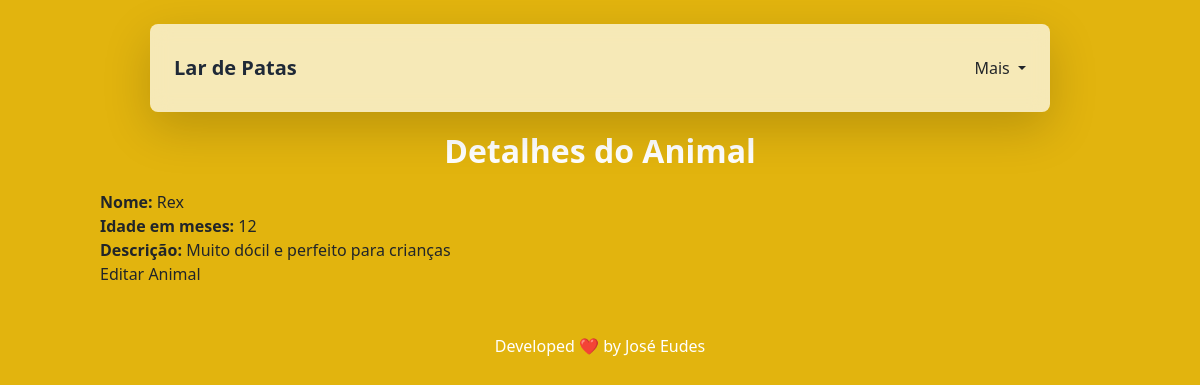
Page /animal/detalhes/1/ (signed in) on the committed database.
### animais/models.py (models this page shows)
class Animal(models.Model):
    nome = models.CharField(max_length=100)
    idade_em_meses = models.IntegerField(validators=[validar_idade_em_meses], default=0 ) # idade em meses do animal
    raca = models.CharField(max_length=100)
    descricao = models.TextField()
    sexo = models.CharField(
        max_length=1,
        choices=[("M", "Macho"), ("F", "Fêmea")],
        default="M",
    )  # Sexo do Animal
    tutor = models.ForeignKey(
        'TutorAtual', on_delete=models.SET_NULL, null=True, related_name='animais'
    )  # Tutor associado ao animal (FK)

### animais/views.py (the view)
# urls.py: path('animal/detalhes/<int:pk>/', detalhes_animal, name='detalhes_animal'),
@login_required
def detalhes_animal(request, pk):
    animal = get_object_or_404(Animal, pk=pk)
    return render(request, 'detalhes_Animal.html', {'Animal': animal})

### animais/templates/detalhes_animal.html (shortened to what this page needs)
{% extends 'base.html' %}
{% block content %}
{% load static %}
<link href="{% static 'css/styles.css' %}" rel="stylesheet">
   <h2>Detalhes do Animal</h2>
   <p><strong>Nome:</strong> {{ Animal.nome }}</p>
   <p><strong>Idade em meses:</strong> {{ Animal.idade_em_meses }}</p>
   <p><strong>Descrição:</strong> {{ Animal.descricao }}</p>
   <a href="{% url 'atualizar_animal' Animal.pk %}">Editar Animal</a>
{% endblock %}

### static/css/styles.css (style rules this page uses)
h2 { font-size: 2rem; font-weight: bold; color: #ffffff; text-align: center; margin-bottom: 20px; margin-top: 60px; }
body { padding-top: 4.5rem; background: linear-gradient(135deg, #e2b40e 90%, #f88101 50%); min-height: 100vh; }

### rows in the picture
Animal: nome "Rex", idade_em_meses "12", descricao "Muito dócil e perfeito para crianças"
